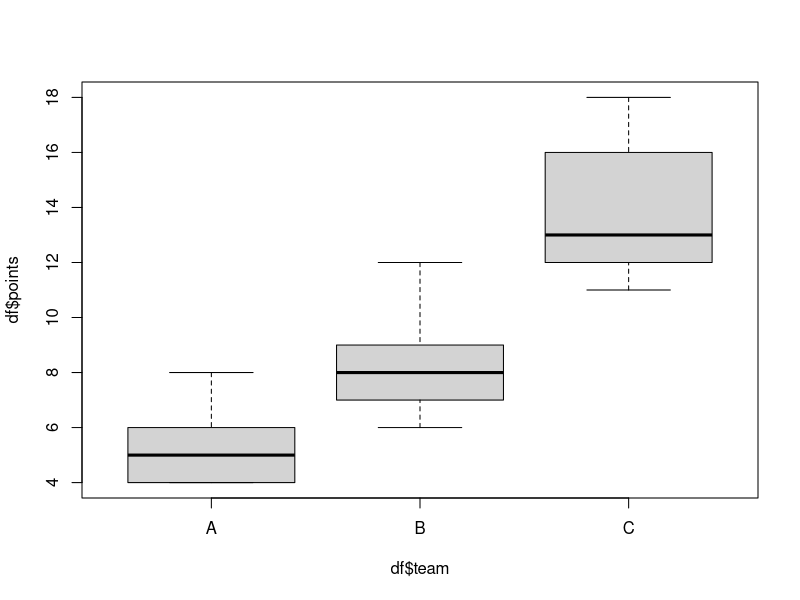

The R source for this figure: (Note: this script raises an error after producing the figure.)
# create data frame
df <- data.frame(team=rep(c("A", "B", "C"), each=5), 
                 points=c(4, 4, 5, 6, 8, 7, 6, 8, 9, 12, 11, 12, 13, 16, 18))

# view first six rows of data frame
head(df)

# Create Boxplots with mean valeus in base R
# create boxplots
boxplot(df$points~df$team)

# calculate mean value by group
means <- tapply(df$poonts, df$team, mean)
# add means as circles to each boxplot
points(means, pch=20, cex=1.5)

# create boxplot with mean values in ggplot2
library(ggplot2)

#create boxplots with mean values
ggplot(df, aes(x=team, y=points, fill = team)) +
  geom_boxplot() +
  stat_summary(fun=mean, geom='point', shape = 20, size=8) +
  theme(legend.position='none')
